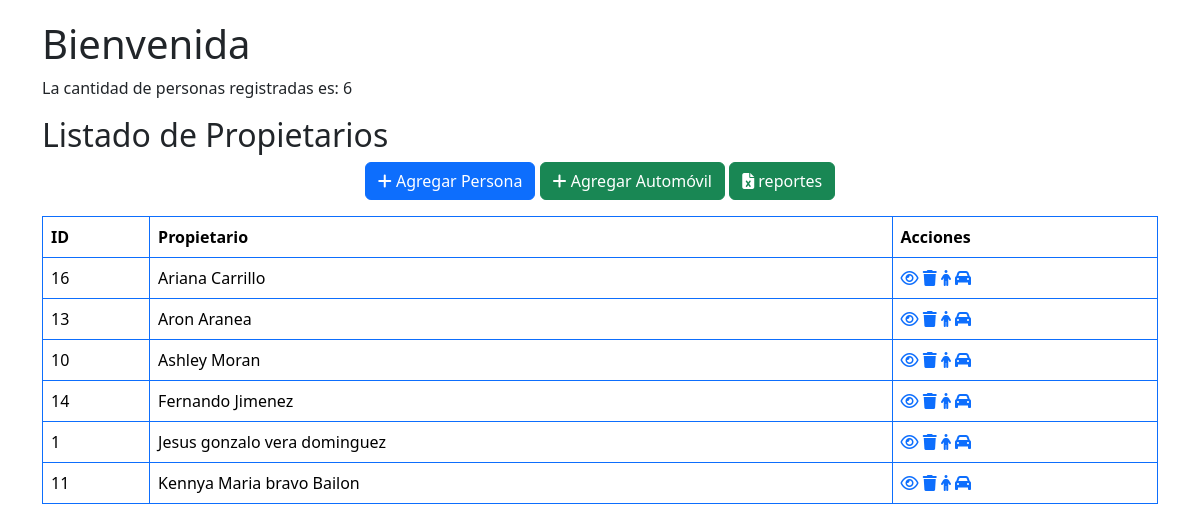
Before: / with the older database file.
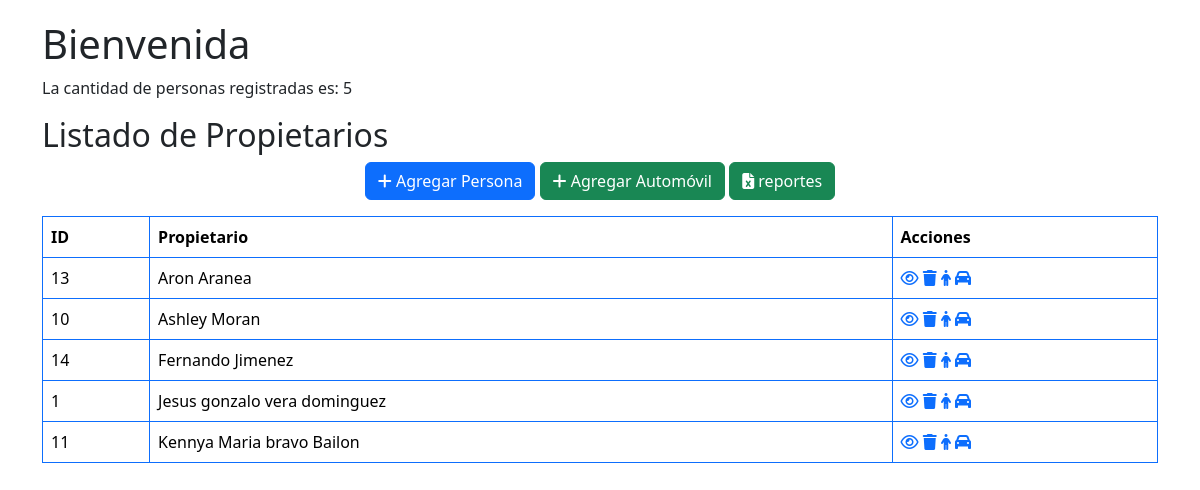
After: the same page with the newer database file.
### personas/models.py (models this page shows, shortened)
class automovile(models.Model):
    marca_auto = models.CharField(max_length=30)
    color_auto = models.CharField(max_length=10)
    placa_auto = models.CharField(max_length=6)
    fecha_compra=models.DateField(null=True)
    propietario = models.ForeignKey(Persona, on_delete=models.CASCADE, null=True, blank=True, related_name='automoviles')
    fabricante = models.ForeignKey('Fabricante', on_delete=models.CASCADE, null=True, blank=True,related_name='automoviles')

class Persona(models.Model):
    nombre = models.CharField(max_length=20)
    apellido = models.CharField(max_length=20)
    cedula=models.CharField(max_length=10,null=True)

### webapp/views.py (the view)
# urls.py: path('',bienvenida,name='inicio'),
def bienvenida(request):
    cantidad_automoviles = automovile.objects.count()
    automoviles = automovile.objects.select_related('propietario').order_by('propietario__nombre', 'propietario__apellido')
    dict_datos = {'cantidad_automoviles': cantidad_automoviles, 'automoviles': automoviles}
    return render(request, 'bienvenida.html', dict_datos)

### webapp/templates/bienvenida.html (shortened to what this page needs)
<!DOCTYPE html>
<html>
<head>
    <link href="https://cdn.jsdelivr.net/npm/bootstrap@5.3.2/dist/css/bootstrap.min.css" rel="stylesheet">
</head>
<body>
    <div class="container">
        <h1>Bienvenida</h1>
        <p>La cantidad de personas registradas es: {{ cantidad_automoviles }}</p>
        <h2>Listado de Propietarios</h2>
        <div align="center" class="mb-3">
            <a href="{% url 'crear_persona' %}" class="btn btn-primary"><i class="fas fa-plus"></i> Agregar Persona</a>
            <a href="{% url 'crear_automovil' %}" class="btn btn-success"><i class="fas fa-plus"></i> Agregar Automóvil</a>
            <a href="{% url 'reporte' %}" class="btn btn-success"><i class="fa-solid fa-file-excel"></i> reportes</a>
        </div>
        <table class="table table-bordered border-primary">
            <thead>
                <tr>
                    <th>ID</th>
                    <th>Propietario</th>
                    <th>Acciones</th>
                </tr>
            </thead>
            <tbody>
                {% for automovil in automoviles %}
                    <tr>
                        <td>{{ automovil.id }}</td>
                        <td>
                            {% if automovil.propietario %}
                                {{ automovil.propietario.nombre }} {{ automovil.propietario.apellido }}
                            {% else %}
                                Sin propietario
                            {% endif %}
                        </td>
                        <td>
                            <a href="{% url 'ver_persona' persona_id=automovil.propietario.id %}"><i class="fa-regular fa-eye"></i></a>
                            {% if automovil.propietario %}
                                <a href="{% url 'eliminar_persona' persona_id=automovil.propietario.id %}"><i class="fas fa-trash"></i></a>
                                <a href="{% url 'editar_persona' persona_id=automovil.propietario.id %}"> <i class="fa-solid fa-person"></i></a>
                            {% endif %}
                            <a href="{% url 'editar_automovil' automovil_id=automovil.id %}"><i class="fa-solid fa-car"></i></a>
                        </td>
                    </tr>
                {% endfor %}
            </tbody>
        </table>
    </div>
</body>
</html>

### webapp/templates/bienvenida.html (style rules this page uses)
.container { margin-top: 20px; }

Changed rows visible on the page:
removed automovile: id "16", propietario.nombre "Ariana", propietario.apellido "Carrillo"
Other visible differences:
{{ cantidad_automoviles }}: "6" → "5"
